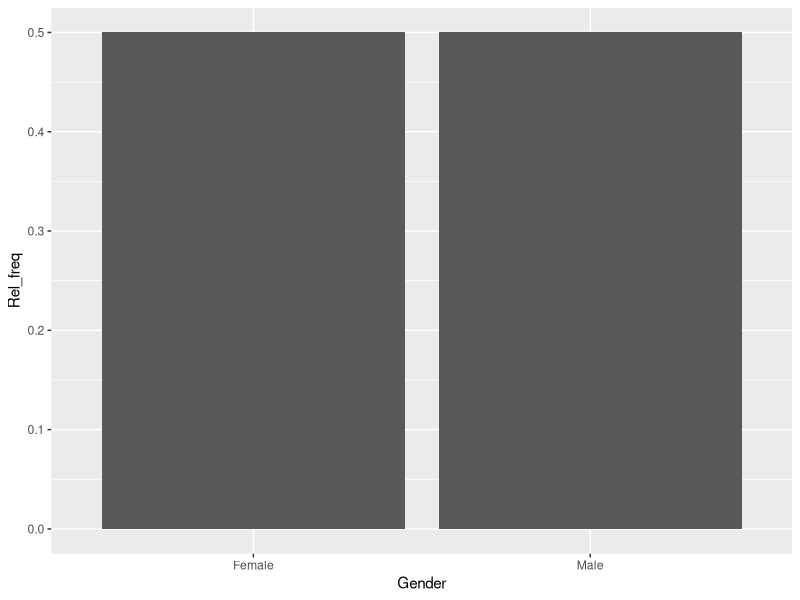
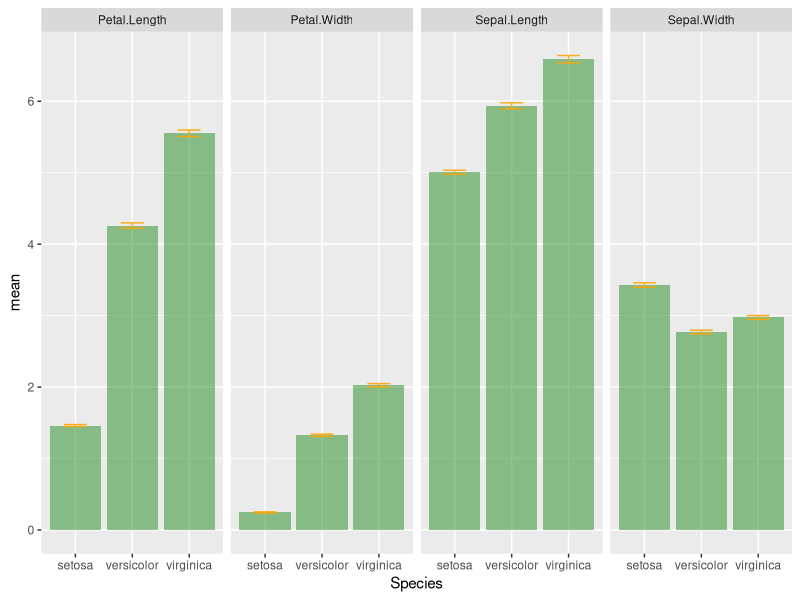

R code for these plots, in order:
## ---- chunk 1
knitr::opts_chunk$set(echo = TRUE)
## ---- chunk 2
library(dplyr)
library(ggplot2)

iris %>% group_by(Species) %>%
  summarise(mean = mean(Petal.Width), .groups = "drop")

Gender <- factor(c("Female", "Male", "Male", "Female", "Female", "Male"))

Gender %>% table() %>% data.frame() %>%
  rename("Gender" = 1, Count = Freq) %>%
  mutate(Rel_freq = round(Count / sum(Count), 2)) %>%
  ggplot(aes(x = Gender, y = Rel_freq)) + geom_col()
## ---- chunk 3
summarise(group_by(iris, Species), mean = mean(Petal.Width))
## ---- chunk 4
library(tibble)
tb <- as_tibble(iris)
tb
glimpse(tb)
## ---- chunk 5
library(reshape2)
library(tidyr)

view1 <- iris %>% group_by(Species) %>%
  summarise_if(is.numeric, list(mean = mean, sd = sd)) %>%
  melt(id.vars = "Species") %>%
  separate(variable, into = c("variable", "metric"), sep = "_")

view1
## ---- chunk 6
view2 <- view1 %>%
  pivot_wider(names_from = metric, values_from = value) %>%
  mutate(std_error = sd / sqrt(nrow(iris)))
view2
## ---- chunk 7
view2 %>% ggplot() +
  geom_bar(aes(x = Species, y = mean), stat = "identity", fill = "forestgreen", alpha = 0.5) +
  geom_errorbar(aes(x = Species, ymin = mean - std_error, ymax = mean + std_error),
                width = 0.4, colour = "orange", alpha = 0.9, linewidth = 0.5) +
  facet_wrap(~variable, ncol = 4)
## ---- chunk 8
library(broom)
library(flextable)

set.seed(123)
x <- rnorm(100, mean = 5, sd = 1.5)
z <- 4 + 8 * x + rnorm(100)
LR <- lm(z ~ x)

tidy(LR) %>% select(-statistic) %>% flextable() %>% autofit() %>% theme_box()
